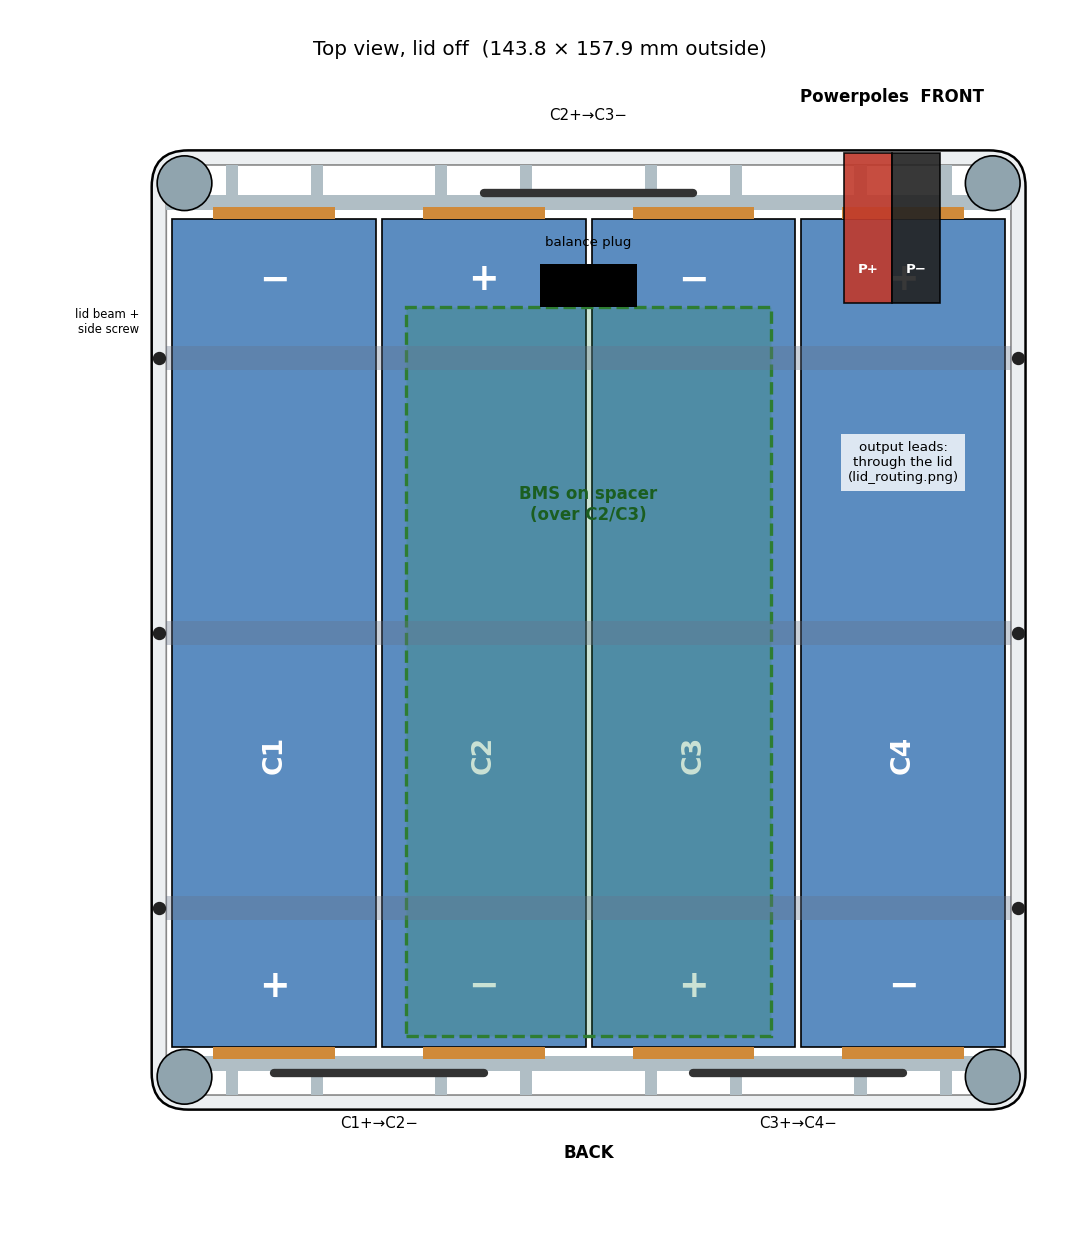

Reproduce this figure in Python.
"""Top-view physical layout, lid off. Run: python schematic/layout.py -> layout.png"""
import os, sys
sys.path.insert(0, os.path.join(os.path.dirname(os.path.abspath(__file__)), "..", "cad"))
import matplotlib; matplotlib.use("Agg")
import matplotlib.pyplot as plt
from matplotlib.patches import FancyBboxPatch, Rectangle
import case as C

fig, ax = plt.subplots(figsize=(9, 10.5), dpi=120)
ax.add_patch(FancyBboxPatch((-C.OUT_W / 2, C.Y_OFF - C.OUT_L / 2), C.OUT_W, C.OUT_L,
                            boxstyle=f"round,pad=0,rounding_size={C.R_VERT}", fc="#eceff1", ec="k", lw=1.5))
ax.add_patch(FancyBboxPatch((-C.IN_W / 2, C.Y_OFF - C.IN_L / 2), C.IN_W, C.IN_L, boxstyle="round,pad=0,rounding_size=3",
                            fc="white", ec="#888"))
for sy in (-1, 1):   # base end stops (bottom third) + spars
    y0 = C.Y_STOP if sy > 0 else -C.Y_STOP - C.END_STOP_T
    ax.add_patch(Rectangle((-C.IN_W / 2, y0), C.IN_W, C.END_STOP_T, fc="#b0bec5"))
    y_wall = C.FRONT_IN if sy > 0 else -C.BACK_IN
    for xc in C.cell_x:
        for xw in (xc - C.END_STOP_W / 2, xc + C.END_STOP_W / 2 - C.END_WEB_T):
            ax.add_patch(Rectangle((xw, min(y0, y_wall)), C.END_WEB_T, abs(y_wall - y0), fc="#b0bec5"))
front_sign = ["−", "+", "−", "+"]
for i, x in enumerate(C.cell_x):
    ax.add_patch(Rectangle((x - C.CELL_D / 2, -C.CELL_L / 2), C.CELL_D, C.CELL_L, fc="#5b8cc0", ec="k"))
    f, b = front_sign[i], ("+" if front_sign[i] == "−" else "−")
    ax.text(x, C.CELL_L / 2 - 10, f, ha="center", va="center", fontsize=22, color="w", weight="bold")
    ax.text(x, -C.CELL_L / 2 + 10, b, ha="center", va="center", fontsize=22, color="w", weight="bold")
    ax.text(x, -20, f"C{i + 1}", ha="center", va="center", fontsize=16, color="w", weight="bold", rotation=90)
    for sy in (-1, 1):
        ax.add_patch(Rectangle((x - C.TAB_W / 2, sy * (C.CELL_L / 2 + 1) - 1), C.TAB_W, 2, fc="#d08a3a", zorder=4))
X = C.cell_x
yF, yB = C.CELL_L / 2 + 4.3, -C.CELL_L / 2 - 4.3
kw = dict(lw=5, solid_capstyle="round", zorder=5, color="#333")
ax.plot([X[0], X[1]], [yB, yB], **kw); ax.text((X[0] + X[1]) / 2, yB - 9, "C1+→C2−", ha="center", fontsize=9)
ax.plot([X[2], X[3]], [yB, yB], **kw); ax.text((X[2] + X[3]) / 2, yB - 9, "C3+→C4−", ha="center", fontsize=9)
ax.plot([X[1], X[2]], [yF, yF], **kw); ax.text((X[1] + X[2]) / 2, yF + 12, "C2+→C3−", ha="center", fontsize=9)
# BMS centred on the spacer over C2/C3
ax.add_patch(Rectangle((C.BMS_X0, C.BMS_Y1 - C.BMS_L), C.BMS_W, C.BMS_L, fc=(0.18, 0.55, 0.34, 0.25), ec="#2e7d32", lw=2, ls="--", zorder=6))
ax.text(0, C.BMS_CY + 25, "BMS on spacer\n(over C2/C3)", ha="center", color="#1b5e20", fontsize=10, weight="bold", zorder=7)
ax.add_patch(Rectangle((-8, C.BMS_Y1), 16, 7, fc="k", zorder=7))                      # front edge
ax.text(0, C.BMS_Y1 + 10, "balance plug", ha="center", fontsize=8, zorder=7)
# lid beams (3 stations, wall to wall) + side screws
for y in C.SADDLE_YS:
    ax.add_patch(Rectangle((-C.IN_W / 2, y - C.RIB_T / 2), C.IN_W, C.RIB_T, fc=(0.4, 0.45, 0.55, 0.35), ec="none", zorder=6))
    for sx in (-1, 1):
        ax.plot([sx * (C.IN_W / 2 + C.WALL / 2)], [y], marker="o", ms=7, color="#222", zorder=8)
ax.text(-C.OUT_W / 2 - 2, C.SADDLE_YS[2] + 4, "lid beam +\nside screw", fontsize=7, ha="right")
# output and C1- leads run through holes and zig-zags in the lid beams: see cad/out/lid_routing.png
ax.text(C.cell_x[3], 25, "output leads:\nthrough the lid\n(lid_routing.png)", ha="center", fontsize=8, zorder=8,
        bbox=dict(fc="white", ec="none", alpha=0.8))
# Powerpoles front-right ("red right, tongue top" seen from outside -> red is the -X housing)
y0 = C.PP_Y0
for i, (col, lbl) in enumerate((("#c0392b", "P+"), ("#222", "P−"))):
    x0 = C.PP_X - C.PP_SQ * C.PP_N / 2 + i * C.PP_SQ
    ax.add_patch(Rectangle((x0, y0), C.PP_SQ, C.PP_L, fc=col, ec="k", alpha=0.9, zorder=9))
    ax.text(x0 + C.PP_SQ / 2, y0 + 5, lbl, color="w", ha="center", fontsize=8, weight="bold", zorder=10)
ax.text(C.PP_X, C.FRONT_IN + C.WALL + 8, "Powerpoles  FRONT", ha="center", fontsize=10, weight="bold")
ax.text(0, -C.BACK_IN - C.WALL - 8, "BACK", ha="center", fontsize=10, weight="bold")
for x, y in C.boss_xy:
    ax.add_patch(plt.Circle((x, y), C.BOSS_D / 2, fc="#90a4ae", ec="k", zorder=6))
ax.set_xlim(-C.OUT_W / 2 - 22, C.OUT_W / 2 + 6); ax.set_ylim(C.Y_OFF - C.OUT_L / 2 - 14, C.Y_OFF + C.OUT_L / 2 + 14)
ax.set_aspect("equal"); ax.axis("off")
ax.set_title(f"Top view, lid off  ({C.OUT_W:.1f} × {C.OUT_L:.1f} mm outside)")
plt.tight_layout(); plt.savefig(os.path.join(os.path.dirname(os.path.abspath(__file__)), "layout.png"))
